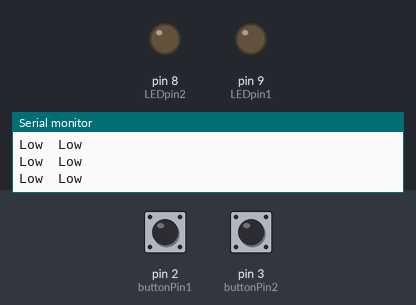
Recording of a sketch running on a simulated Arduino Uno, built with avr-gcc and run on an emulated ATmega328P. Parts: output pins drawn as LEDs (lit = HIGH), the last lines printed to the serial monitor. Inputs (shaded band) come from the test bench; at power-on: pin 2 (buttonPin1) LOW, pin 3 (buttonPin2) LOW.

Above: at 1.2 s.
1.3 s: pin 2 (buttonPin1) pulled HIGH for 0.15 s
At 1.38 s:
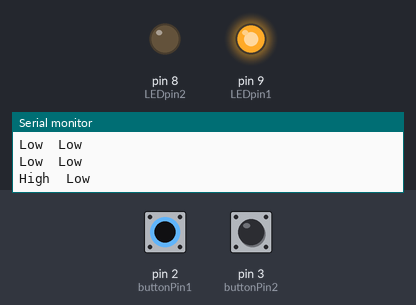
2.9 s: pin 3 (buttonPin2) pulled HIGH for 0.15 s
At 2.98 s:
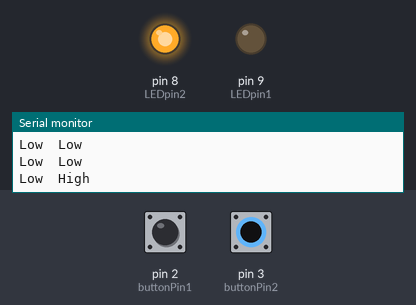
4.5 s: pin 2 (buttonPin1) pulled HIGH for 1 s
At 6.8 s:
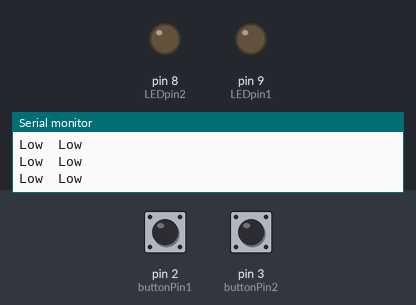
8.5 s: pin 3 (buttonPin2) pulled HIGH for 3.2 s
At 9.9 s:
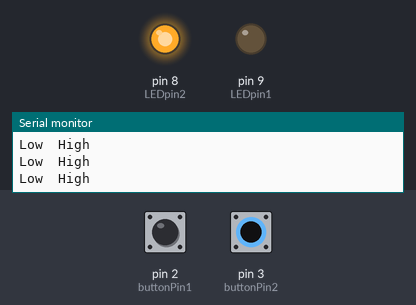
14.7 s: pin 3 (buttonPin2) pulled HIGH for 1 s
At 16.7 s:
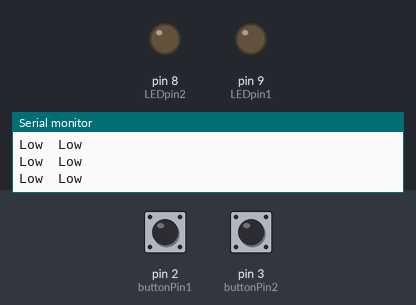
18.7 s: pin 2 (buttonPin1) driven HIGH and pin 3 (buttonPin2) driven HIGH
At 19.0 s:
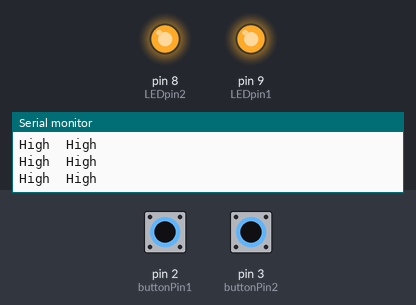
Timing chart, 0 to 21.2 s (numbered marks = the images above; inputs shaded):
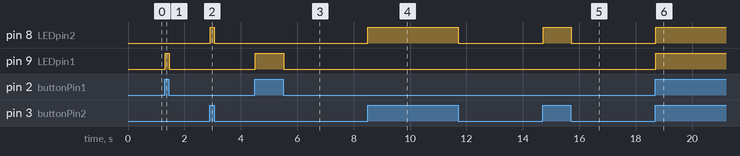

The sketch:

Tveir_takkar_gerir_eitthvad.ino
```cpp
#define buttonPin1 2
#define buttonPin2 3

#define LEDpin1 9
#define LEDpin2 8

int OnOff = 0;

void setup() {
  // put your setup code here, to run once:
  Serial.begin(9600);

  pinMode(buttonPin1,INPUT);
  pinMode(buttonPin2,INPUT);

  pinMode(LEDpin1,OUTPUT);
  pinMode(LEDpin2,OUTPUT);
}
void buttonRead(int buttonPin, int LEDpin){
  OnOff = digitalRead(buttonPin);
  if (OnOff == HIGH)
  {
    Serial.print("High");
    Serial.print("\t");
    digitalWrite(LEDpin,HIGH);
  }
  else
  {
    Serial.print("Low");
    Serial.print("\t");
    digitalWrite(LEDpin,LOW);
  }
}

void loop() {
  buttonRead(buttonPin1,LEDpin1);//Button 1
  buttonRead(buttonPin2,LEDpin2);//Button 2

  Serial.print("\n");
}
```

Measured:
- after the input at 1.3 s, pin 9 (LEDpin1): LOW → HIGH at once, → LOW 0.14 s later
- after the input at 2.9 s, pin 8 (LEDpin2): LOW → HIGH at once, → LOW 0.14 s later
- after the input at 4.5 s, pin 9 (LEDpin1): LOW → HIGH at once, → LOW 1.0 s later
- after the input at 8.5 s, pin 8 (LEDpin2): LOW → HIGH at once, → LOW 3.2 s later
- after the input at 14.7 s, pin 8 (LEDpin2): LOW → HIGH at once, → LOW 1.0 s later
- after the input at 18.7 s, pin 8 (LEDpin2), pin 9 (LEDpin1): LOW → HIGH at once
